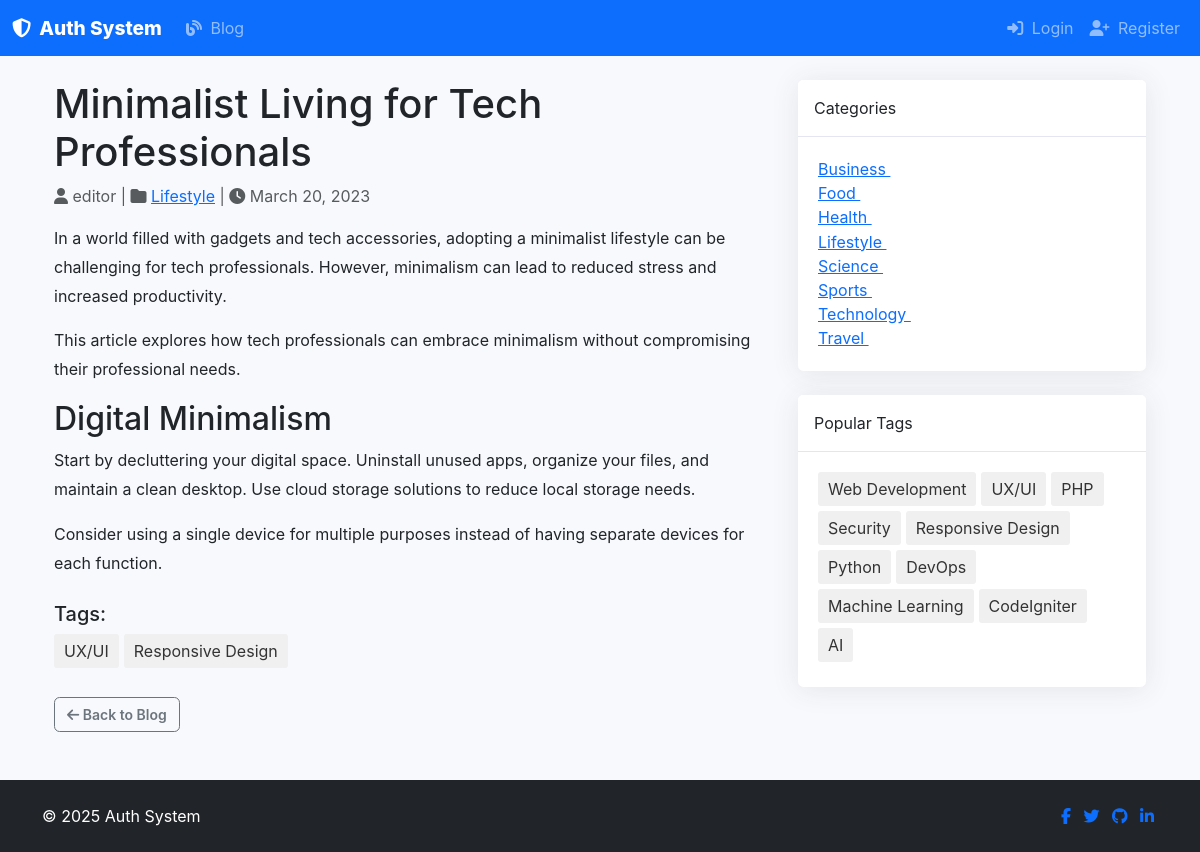
The app's page /blog/view/minimalist-living-tech-professionals with its own data.
### tables this page shows
CREATE TABLE `posts` (
  `id` int(11) NOT NULL AUTO_INCREMENT,
  `user_id` int(11) NOT NULL,
  `category_id` int(11) DEFAULT NULL,
  `title` varchar(255) NOT NULL,
  `slug` varchar(255) NOT NULL,
  `content` text NOT NULL,
  `excerpt` text,
  `image_path` varchar(255) DEFAULT NULL,
  `status` enum('draft','published','archived') NOT NULL DEFAULT 'draft',
  `created_at` timestamp NOT NULL DEFAULT CURRENT_TIMESTAMP,
  `updated_at` timestamp NOT NULL DEFAULT CURRENT_TIMESTAMP ON UPDATE CURRENT_TIMESTAMP,
  PRIMARY KEY (`id`),
  UNIQUE KEY `slug` (`slug`),
  KEY `user_id` (`user_id`),
  KEY `category_id` (`category_id`),
  CONSTRAINT `posts_ibfk_1` FOREIGN KEY (`user_id`) REFERENCES `users` (`id`) ON DELETE CASCADE,
  CONSTRAINT `posts_ibfk_2` FOREIGN KEY (`category_id`) REFERENCES `categories` (`id`) ON DELETE SET NULL
);

CREATE TABLE `users` (
  `id` int(11) NOT NULL AUTO_INCREMENT,
  `username` varchar(255) NOT NULL,
  `email` varchar(255) NOT NULL,
  `password` varchar(255) NOT NULL,
  `role_id` int(11) NOT NULL DEFAULT 4,
  `created_at` timestamp NOT NULL DEFAULT CURRENT_TIMESTAMP,
  `updated_at` timestamp NOT NULL DEFAULT CURRENT_TIMESTAMP ON UPDATE CURRENT_TIMESTAMP,
  PRIMARY KEY (`id`),
  UNIQUE KEY `username` (`username`),
  UNIQUE KEY `email` (`email`),
  KEY `fk_user_role` (`role_id`),
  CONSTRAINT `fk_user_role` FOREIGN KEY (`role_id`) REFERENCES `roles` (`id`)
);

CREATE TABLE `categories` (
  `id` int(11) NOT NULL AUTO_INCREMENT,
  `name` varchar(100) NOT NULL,
  `slug` varchar(100) NOT NULL,
  `created_at` timestamp NOT NULL DEFAULT CURRENT_TIMESTAMP,
  `updated_at` timestamp NOT NULL DEFAULT CURRENT_TIMESTAMP ON UPDATE CURRENT_TIMESTAMP,
  PRIMARY KEY (`id`),
  UNIQUE KEY `name` (`name`),
  UNIQUE KEY `slug` (`slug`)
);

CREATE TABLE `tags` (
  `id` int(11) NOT NULL AUTO_INCREMENT,
  `name` varchar(50) NOT NULL,
  `slug` varchar(50) NOT NULL,
  `created_at` timestamp NOT NULL DEFAULT CURRENT_TIMESTAMP,
  `updated_at` timestamp NOT NULL DEFAULT CURRENT_TIMESTAMP ON UPDATE CURRENT_TIMESTAMP,
  PRIMARY KEY (`id`),
  UNIQUE KEY `name` (`name`),
  UNIQUE KEY `slug` (`slug`)
);

### application/controllers/Blog.php (called while the page is built, shortened)
<?php
class Blog extends CI_Controller {
    public function __construct() {
        $this->load->model('Post_model');
        $this->load->model('Category_model');
        $this->load->model('Tag_model');
        $this->load->library('pagination');
    }
    public function view($slug = NULL) {
        $post = $this->Post_model->get_post_by_slug($slug);
        $data = [
            'post' => $post,
            'categories' => $this->Category_model->get_categories_with_post_count(),
            'popular_tags' => $this->Tag_model->get_popular_tags(),
            'post_tags' => $this->Post_model->get_post_tags($post->id),
            'title' => $post->title
        ];
        $this->load->view('templates/header', $data);
        $this->load->view('blog/view', $data);
        $this->load->view('templates/footer');
    }
}

### index.php (called while the page is built, shortened)
<?php
require_once BASEPATH.'core/CodeIgniter.php';

### application/models/Post_model.php (called while the page is built, shortened)
<?php
class Post_model extends CI_Model {
    public function get_post_by_slug($slug) {
        $this->db->select('p.*, u.username as author, c.name as category_name, c.slug as category_slug');
        $this->db->from('posts p');
        $this->db->join('users u', 'u.id = p.user_id');
        $this->db->join('categories c', 'c.id = p.category_id', 'left');
        $this->db->where('p.slug', $slug);
        return $this->db->get()->row();
    }
    public function get_post_tags($post_id) {
        $this->db->select('t.*');
        $this->db->from('tags t');
        $this->db->join('post_tags pt', 'pt.tag_id = t.id');
        $this->db->where('pt.post_id', $post_id);
        return $this->db->get()->result();
    }
}

### application/models/Category_model.php (called while the page is built, shortened)
<?php
class Category_model extends CI_Model {
    public function get_categories_with_post_count() {
        $this->db->select('c.*, COUNT(p.id) as post_count');
        $this->db->from('categories c');
        $this->db->join('posts p', 'p.category_id = c.id AND p.status = "published"', 'left');
        $this->db->group_by('c.id');
        $this->db->order_by('c.name', 'ASC');
        return $this->db->get()->result();
    }
}

### application/models/Tag_model.php (called while the page is built, shortened)
<?php
class Tag_model extends CI_Model {
    public function get_popular_tags($limit = 10) {
        $this->db->select('t.*, COUNT(pt.post_id) as post_count');
        $this->db->from('tags t');
        $this->db->join('post_tags pt', 'pt.tag_id = t.id');
        $this->db->join('posts p', 'p.id = pt.post_id AND p.status = "published"');
        $this->db->group_by('t.id');
        $this->db->order_by('post_count', 'DESC');
        $this->db->limit($limit);
        return $this->db->get()->result();
    }
}

### application/views/blog/view.php (the view, shortened to what this page needs)
<div class="container mt-4">
    <div class="row">
        <div class="col-md-8">
            <article>
                <h1><?= $post->title ?></h1>
                <div class="text-muted mb-3">
                    <i class="fa fa-user"></i> <?= $post->author ?>
                    <?php if ($post->category_name): ?>
                        | <i class="fa fa-folder"></i> <a href="<?= site_url('blog/category/'.$post->category_slug) ?>"><?= $post->category_name ?></a>
                    <?php endif; ?>
                    | <i class="fa fa-clock"></i> <?= date('F j, Y', strtotime($post->created_at)) ?>
                </div>
                <div class="post-content">
                    <?= $post->content ?>
                </div>
                <?php if (!empty($post_tags)): ?>
                    <div class="post-tags mt-4">
                        <h5>Tags:</h5>
                        <div class="tag-cloud">
                            <?php foreach ($post_tags as $tag): ?>
                                <a href="<?= site_url('blog/tag/'.$tag->slug) ?>" class="tag">
                                    <?= $tag->name ?>
                                </a>
                            <?php endforeach; ?>
                        </div>
                    </div>
                <?php endif; ?>
            </article>
            <div class="post-navigation mt-4">
                <div class="row">
                    <div class="col-6">
                        <a href="<?= site_url('blog') ?>" class="btn btn-outline-secondary btn-sm">
                            <i class="fa fa-arrow-left"></i> Back to Blog
                        </a>
                    </div>
                </div>
            </div>
        </div>
        <div class="col-md-4">
            <div class="card mb-4">
                <div class="card-header">Categories</div>
                <div class="card-body">
                    <ul class="list-unstyled mb-0">
                        <?php foreach ($categories as $category): ?>
                            <li>
                                <a href="<?= site_url('blog/category/'.$category->slug) ?>">
                                    <?= $category->name ?>
                                    <span class="badge badge-secondary float-right"><?= $category->post_count ?></span>
                                </a>
                            </li>
                        <?php endforeach; ?>
                    </ul>
                </div>
            </div>
            <div class="card">
                <div class="card-header">Popular Tags</div>
                <div class="card-body">
                    <div class="tag-cloud">
                        <?php foreach ($popular_tags as $tag): ?>
                            <a href="<?= site_url('blog/tag/'.$tag->slug) ?>" class="tag">
                                <?= $tag->name ?>
                            </a>
                        <?php endforeach; ?>
                    </div>
                </div>
            </div>
        </div>
    </div>
</div>

### application/views/templates/header.php (style rules this page uses)
:root { --primary-color: #4e73df; --secondary-color: #858796; --success-color: #1cc88a; --info-color: #36b9cc; --warning-color: #f6c23e; --danger-color: #e74a3b; --light-color: #f8f9fc; --dark-color: #5a5c69; }
body { font-family: 'Nunito', -apple-system, BlinkMacSystemFont, 'Segoe UI', Roboto, 'Helvetica Neue', Arial, sans-serif; padding-top: 56px; background-color: #f8f9fc; }
.card { border: none; border-radius: 0.35rem; box-shadow: 0 0.15rem 1.75rem 0 rgba(58, 59, 69, 0.1); margin-bottom: 1.5rem; }
.card-header { background-color: white; border-bottom: 1px solid #e3e6f0; padding: 1rem; }
.card-body { padding: 1.25rem; }
.btn { border-radius: 0.35rem; padding: 0.375rem 0.75rem; font-weight: 600; }

### application/views/blog/view.php (style rules this page uses)
.tag-cloud { display: flex; flex-wrap: wrap; }
.tag { display: inline-block; margin-right: 5px; margin-bottom: 5px; padding: 5px 10px; background-color: #f0f0f0; border-radius: 3px; text-decoration: none; color: #333; }
.post-content { line-height: 1.8; }

### records on screen
posts: title "Minimalist Living for Tech Professionals", user.username "editor", category.name "Lifestyle", created_at "March 20, 2023", content "In a world filled with gadgets and tech accessories, adopting a minimalist lifestyle can be challenging for tech professionals. However, minimalism can lead to reduced stress and increased productivity. This article explores how tech professionals can embrace minimalism without compromising their professional needs. Digital Minimalism Start by decluttering your digital space. Uninstall unused apps, organize your files, and maintain a clean desktop. Use cloud storage solutions to reduce local storage needs. Consider using a single device for multiple purposes instead of having separate devices for each function."
tags: name "UX/UI"
tags: name "Responsive Design"
categories: name "Business"
categories: name "Food"
categories: name "Health"
categories: name "Lifestyle"
categories: name "Science"
categories: name "Sports"
categories: name "Technology"
categories: name "Travel"
tags: name "Web Development"
tags: name "PHP"
tags: name "Security"
tags: name "Python"
tags: name "DevOps"
tags: name "Machine Learning"
tags: name "CodeIgniter"
tags: name "AI"
